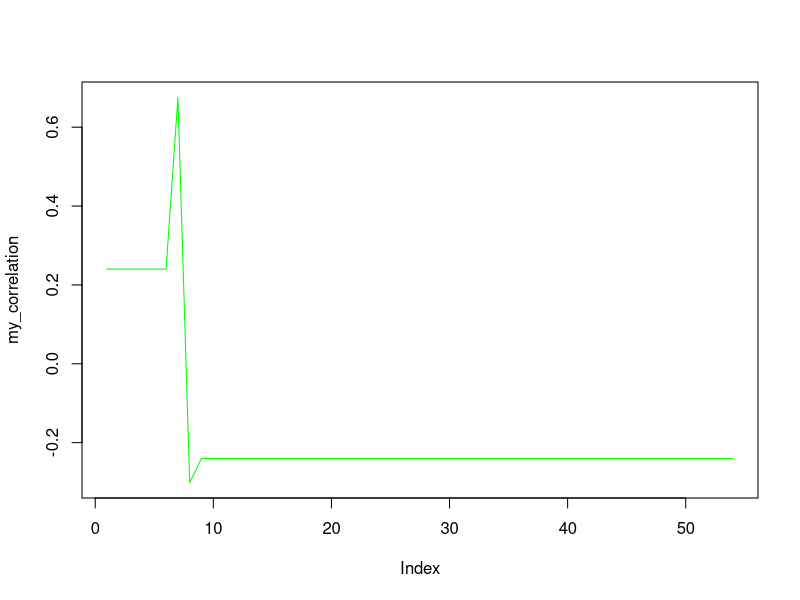

Write the R code that produced this figure.
# Global Comments More
x <- c(8:15,c(50:1))
y <- c(7,4,8,4,1,11,c(1:50))
z <- c(y[1],y[2],y[3])

counter = 1
counter2 = 1
my_correlation = NULL
for(i in length(y)){
  p <- c(y[counter2], y[counter2+1], y[counter2+2])
  if(counter < length(y)-3){
    
   for(i2 in x){
    if(counter < length(x)-3){
    q <- c(x[counter], x[counter+1], x[counter+2])
#     print(p)
#     print(q)
    cor_out <- cor(p,q)
    if(cor_out)
    # print(cor_out)
    my_correlation <- append(my_correlation, cor_out)
    }
    counter <- counter+1
    print(counter)
  }
  }
  counter2 <- counter2+1
  print(counter2)
  
}
plot(my_correlation, type="l", col="green")

print(my_correlation)

